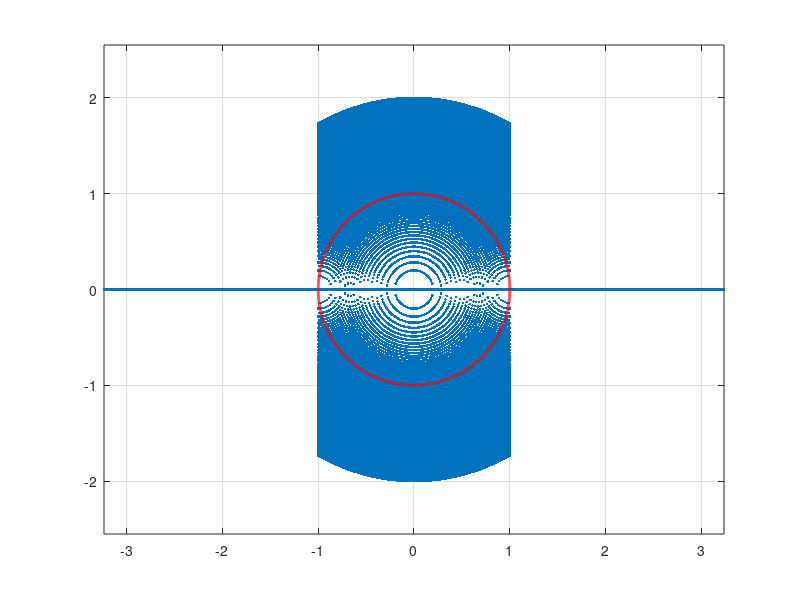

MATLAB code for this plot:
clear all
close all

figure(1)
b1_=[-1:0.01:1];
b2_=[-1:0.01:1];
cont=1;
for n1=1:length(b1_)
    b1=b1_(n1);
    for n2=1:length(b2_)
        b2=b2_(n2);
        det=b1.^2-4*b2;
        if det>=0
            z1=-b1+sqrt(det);
            z2=-b1-sqrt(det);
        else
            z1=-b1+i*sqrt(-det);
            z2=-b1-i*sqrt(-det);
        end
        zeri(cont)=z1;
        cont=cont+1;
        zeri(cont)=z2;
        cont=cont+1;
    end
end
figure(1)
plot(real(zeri),imag(zeri),'.')
grid on
axis equal
hold on

% circonferenza
cont=1;
for phi=0:1e-3:2*pi
    circ(cont)=cos(phi)+i*sin(phi);
    cont=cont+1;
end
plot(real(circ),imag(circ),'r','linewidth',2);
